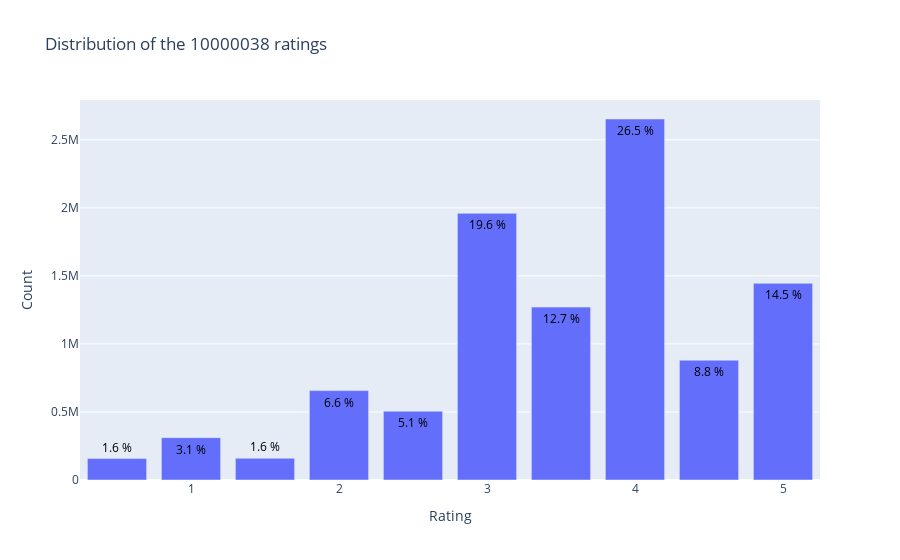

The notebook cell saved with this chart:
### Code cell
data = movie_ratings['rating'].value_counts().sort_index(ascending=False)
trace = go.Bar(x = data.index,
               text = ['{:.1f} %'.format(val) for val in (data.values / movie_ratings.shape[0] * 100)],
               textposition = 'auto',
               textfont = dict(color = '#000000'),
               y = data.values,
               )
# Create layout
layout = dict(title = 'Distribution of the {} ratings'.format(movie_ratings.shape[0]),
              xaxis = dict(title = 'Rating'),
              yaxis = dict(title = 'Count'))
# Create plot
fig = go.Figure(data=[trace], layout=layout)
fig.show()
print (f'Movie ratings range from {movie_ratings["rating"].min()} to {movie_ratings["rating"].max()} with an average rating of {np.round (np.mean(movie_ratings["rating"]),1)}')

### Figure 1 — Plotly figure (JSON) as saved in the notebook; plotly's stock layout.template omitted (floating-point values rounded to 4 significant figures)
{"data": [{"text": ["14.5 %", "8.8 %", "26.5 %", "12.7 %", "19.6 %", "5.1 %", "6.6 %", "1.6 %", "3.1 %", "1.6 %"], "textfont": {"color": "#000000"}, "textposition": "auto", "type": "bar", "x": [5.0, 4.5, 4.0, 3.5, 3.0, 2.5, 2.0, 1.5, 1.0, 0.5], "y": [1445230, 880516, 2652977, 1270642, 1959759, 505578, 656821, 159731, 311213, 157571]}], "layout": {"title": {"text": "Distribution of the 10000038 ratings"}, "xaxis": {"title": {"text": "Rating"}}, "yaxis": {"title": {"text": "Count"}}}}
